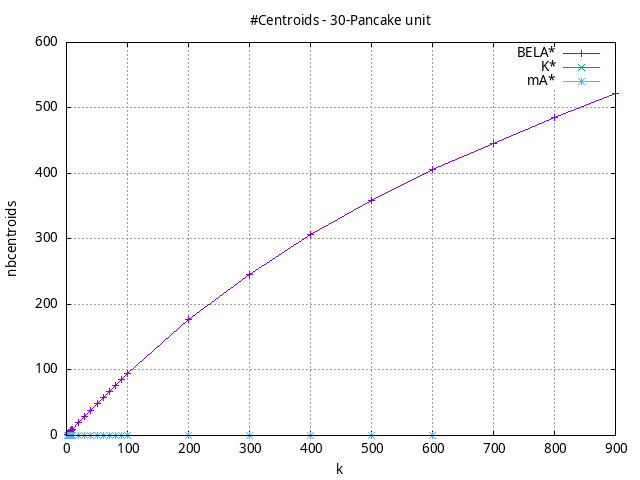

Here is the gnuplot script that generated this plot:
#!/usr/bin/gnuplot
# -*- coding: utf-8 -*-
#
# results/n-pancake/unit/30/30pancake.heuristic.nbcentroids.gnuplot
#
# Started on 04/11/2024 16:44:59
# Author: Carlos Linares López
set grid
set xlabel "k"
set ylabel "nbcentroids"

set title "#Centroids - 30-Pancake unit"

set terminal png enhanced font "Ariel,10"
set output '30pancake.heuristic.nbcentroids.png'

plot "-" title "BELA*"      with linesp, "-" title "K*"      with linesp, "-" title "mA*"      with linesp

	1 1.0
	2 2.0
	3 3.0
	4 4.0
	5 4.98
	6 5.97
	7 6.96
	8 7.93
	9 8.92
	10 9.9
	20 19.61
	30 29.16
	40 38.72
	50 48.2
	60 57.68
	70 67.07
	80 76.24
	90 85.52
	100 94.35
	200 176.82
	300 246.4
	400 306.64
	500 358.72
	600 405.41
	700 445.99
	800 485.09
	900 521.66
end
	1 0.0
end
	1 0.0
	2 0.0
	3 0.0
	4 0.0
	5 0.0
	6 0.0
	7 0.0
	8 0.0
	9 0.0
	10 0.0
	20 0.0
	30 0.0
	40 0.0
	50 0.0
	60 0.0
	70 0.0
	80 0.0
	90 0.0
	100 0.0
	200 0.0
	300 0.0
	400 0.0
	500 0.0
	600 0.0
end
